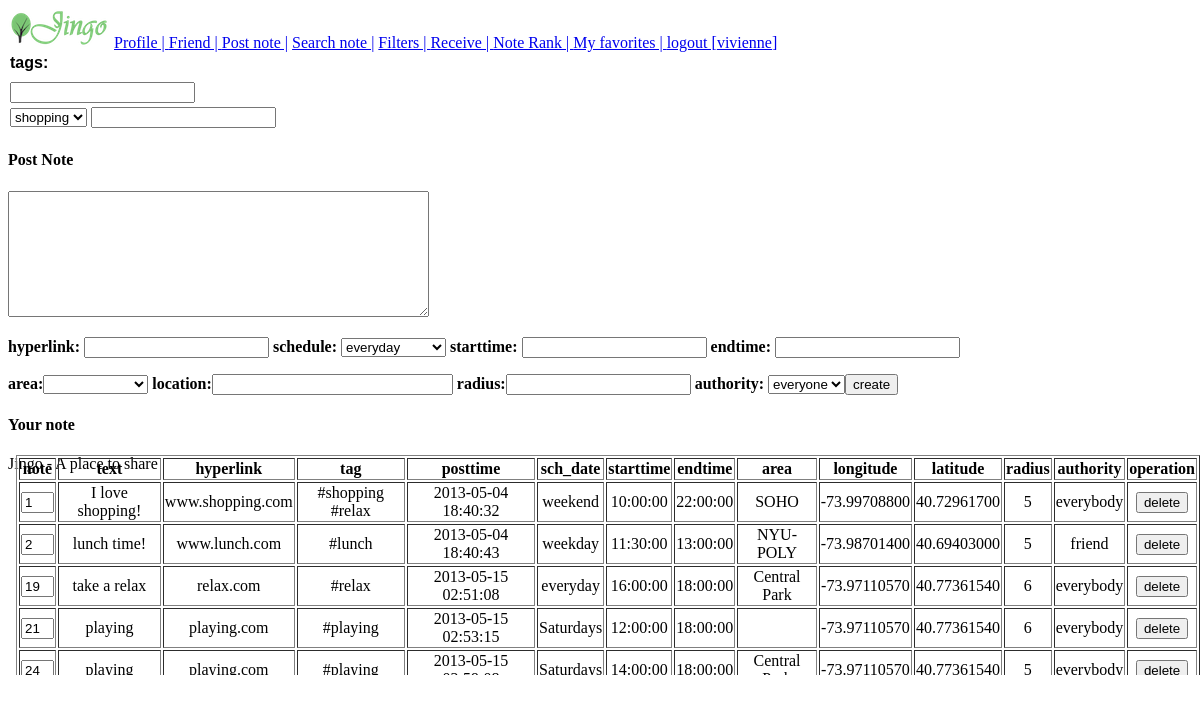
The app's page /note.php (signed in) with its own data.
### tables this page shows
CREATE TABLE `note` (
  `nid` int(5) NOT NULL AUTO_INCREMENT,
  `uid` int(4) DEFAULT NULL,
  `posttime` timestamp NOT NULL DEFAULT CURRENT_TIMESTAMP ON UPDATE CURRENT_TIMESTAMP,
  `text` text,
  `hyperlink` varchar(200) DEFAULT NULL,
  `aid` int(4) DEFAULT NULL,
  `lid` int(5) DEFAULT NULL,
  `radius` int(6) DEFAULT NULL,
  `sch_id` int(3) DEFAULT NULL,
  `authority` varchar(20) DEFAULT NULL,
  PRIMARY KEY (`nid`),
  KEY `uid` (`uid`),
  KEY `lid` (`lid`),
  KEY `sch_id` (`sch_id`),
  KEY `aid` (`aid`)
);

CREATE TABLE `tag` (
  `tid` int(3) NOT NULL AUTO_INCREMENT,
  `tag` varchar(20) DEFAULT NULL,
  PRIMARY KEY (`tid`)
);

### note.php (the view, shortened to what this page needs)
<!DOCTYPE html>
<html lang="en-IN">
	<head>
		<link rel="stylesheet/less" href="style.less">
		<link rel="stylesheet" type="text/css" href="css/jquery-ui.css" />
		<link rel="stylesheet" href="http://jquery-tagbox.googlecode.com/hg/css/jquery.tagbox.css" />
	</head>
	<body>
		<header>
			<div class="wrapper">
				<img src="gfx/logo.png">
				<?php
				if($_SESSION['uid']!=null){ ?>
					<a href="profile.php" class="navigator">Profile | </a>
					<a href="friend.php" class="navigator">Friend | </a>
					<a href="note.php" class="navigator">Post note |</a>
					<a href="search.php" class="navigator">Search note |</a>
					<a href="filters.php" class="navigator">Filters | </a>
					<a href="receive.php" class="navigator">Receive | </a>
					<a href="like.php" class="navigator">Note Rank | </a>
					<a href="bookmark.php" class="navigator">My favorites | </a>
				<?php echo "<a href='login.php?action=logout' id='logout'>logout [{$_SESSION['uname']}]</a>";
				} else {
					echo "<a href='login.html'><id='name'>login</p></a>";
				}
				?>
			</div>
		</header>
		<div class="right1">
		<div class="rightside">
		<form action="note.php?action=create" method="post" name="form1">
			<?php
			$sql_tag = "SELECT tag FROM tag";
			$tag_query = mysql_query($sql_tag);
			echo"
			<div class='row'>
			<label for='jquery-tagbox-text'>tags:</label>
			<input type='text' id='jquery-tagbox-text' name='jquery-tagbox-text'/>
			</div>
			<div class='row'>
			<select name='' id='jquery-tagbox-select-options'>";
			while($result_1 = mysql_fetch_array($tag_query)){
			echo"
			<option name = '' value='".$result_1['tag']."'>".$result_1['tag']."</option>";
			}
			echo"
			</select>
			<input type='text' id='jquery-tagbox-select' name='jquery-tagbox-select'/>
			"
			?>
		</div>
		</div>
		<h4>Post Note </h4>
			<p><textarea cols="50" rows="8" name="text"></textarea></p>
			<p><strong>hyperlink:</strong>
			<input type="text" name="hyperlink" />
			<strong>schedule:</strong>
			<select name='sch_date' onchange="show()">
				<option value = "everyday">everyday</option>
			</select>
			<strong>starttime:</strong> <input type="text" name="starttime" id="starttime"/>
			<strong>endtime: </strong><input type="text" name="endtime" id="endtime"/>
			<p>
			<strong>area:</strong><select name='area'>
			<option></option>
			<?php
			$getarea=mysql_query("SELECT area FROM area");
			while($area=mysql_fetch_array($getarea)){
				echo "<option>".$area['area']."</option>";
			}
			?>
			</select>
			<strong>location:</strong><input type="text" name="loc_select" id="loc_select" onclick="javascript:openMyWindow();" size="27"/>
			<strong>radius:</strong><input type="text" name="radius" />
			<strong>authority:</strong>
			<select name='authority'>
				<option value = "everybody">everyone</option>
			<input type="submit" value = "create"/>
			</p>
		<?php
		 $uname = $_SESSION['uname'];
		 $sql = "SELECT * FROM view_note WHERE poster = '$uname' GROUP BY nid";
		 $user_note = mysql_query($sql);
			echo "<h4>Your note</h4>
				  <div style='position:absolute; height:220px; overflow:auto'>
				  <table border='1' style='margin-left:8px'>
				  <tr>
				  <th>note</th>
				  <th>text</th>
				  <th>hyperlink</th>
				  <th>tag</th>
				  <th>posttime</th>
				  <th>sch_date</th>
				  <th>starttime</th>
				  <th>endtime</th>
				  <th>area</th>
				  <th>longitude</th>
				  <th>latitude</th>
				  <th>radius</th>
				  <th>authority</th>
				  <th>operation</th>
				  </tr>";
		 while($result = mysql_fetch_array($user_note)){
			echo"<form action='note.php?action=delete' method='post'>
				 <tr>
				 <td><input type='text' id='nid' name='nid' size='1' value= ".$result['nid']. " readonly='readonly'
				 onclick='comment(".$result['nid'].")' /></td>";
			    echo "<td align='center'>".$result['text']."</td>
				 <td align='center'>".$result['hyperlink']."</td>
				 <td align='center'>";
				 $nid_tag = $result['nid'];
				 $note_tag = mysql_query("select tag from note_tag natural join tag where nid = $nid_tag");
				 while($r_tag = mysql_fetch_array($note_tag)){
					echo "#".$r_tag['tag']."  ";
				 }
				 echo "</td>
			     <td align='center'>".$result['posttime']."</td>
				 <td align='center'>".$result['sch_date']."</td>
				 <td align='center'>".$result['starttime']."</td>
				 <td align='center'>".$result['endtime']."</td>
				 <td align='center'>".$result['area']."</td>
				 <td align='center'>".$result['longitude']."</td>
				 <td align='center'>".$result['latitude']."</td>
				 <td align='center'>".$result['radius']."</td>
				 <td align='center'>".$result['authority']."</td>
				 <td align='center'><input type='submit' name='delete' value='delete'/></td>
				 </tr>
				 </form>";
		}
		echo "</table>";
		echo "</div>";
		?>
		</div>
		<footer>
			<div class="wrapper">
				Jingo - A place to share
			</div>
		</footer>
	</body>
</html>

### note.php (style rules this page uses)
div.row { padding: 2px; font-family: Verdana, sans-serif; }
div.row label { font-weight: bold; display: block; padding: 0px 0px 10px; }

### records on screen
note: nid "1", text "I love shopping!", hyperlink "www.shopping.com", posttime "2013-05-04 18:40:32", sch_date "weekend", starttime "10:00:00", endtime "22:00:00", area "SOHO", longitude "-73.99708800", latitude "40.72961700", radius "5", authority "everybody"
tag: tag "shopping"
tag: tag "relax"
note: nid "2", text "lunch time!", hyperlink "www.lunch.com", posttime "2013-05-04 18:40:43", sch_date "weekday", starttime "11:30:00", endtime "13:00:00", area "NYU-POLY", longitude "-73.98701400", latitude "40.69403000", radius "5", authority "friend"
tag: tag "lunch"
note: nid "19", text "take a relax", hyperlink "relax.com", posttime "2013-05-15 02:51:08", sch_date "everyday", starttime "16:00:00", endtime "18:00:00", area "Central Park", longitude "-73.97110570", latitude "40.77361540", radius "6", authority "everybody"
note: nid "21", text "playing", hyperlink "playing.com", posttime "2013-05-15 02:53:15", sch_date "Saturdays", starttime "12:00:00", endtime "18:00:00", longitude "-73.97110570", latitude "40.77361540", radius "6", authority "everybody"
tag: tag "playing"
note: nid "24", text "playing", hyperlink "playing.com", posttime "2013-05-15…", sch_date "Saturdays", starttime "14:00:00", endtime "18:00:00", area "Central…", longitude "-73.97110570", latitude "40.77361540", radius "5", authority "everybody"

### other values on screen
$_SESSION['uname'] "vivienne"
form field value "shopping"
